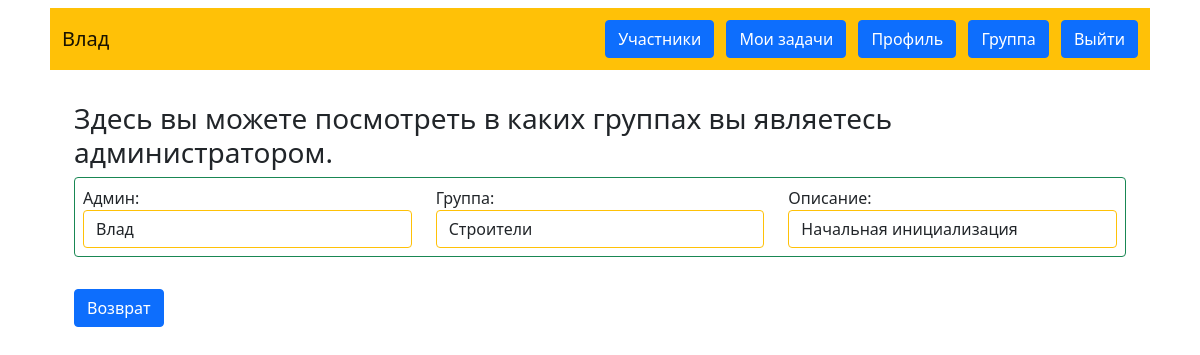
The app's page /my_groups (signed in) with its own data.
### data/users.py (models this page shows, shortened)
class User(SqlAlchemyBase, UserMixin, SerializerMixin):
    __tablename__ = 'Users'
    id = sqlalchemy.Column(sqlalchemy.Integer,
                           primary_key=True, autoincrement=True)
    login = sqlalchemy.Column(sqlalchemy.String, unique=True, nullable=False)
    group = sqlalchemy.Column(sqlalchemy.Integer,
                              sqlalchemy.ForeignKey("Groups.id"))
    email = sqlalchemy.Column(sqlalchemy.String,
                              index=True, unique=True, nullable=False)
    password = sqlalchemy.Column(sqlalchemy.String, nullable=True)

### data/groups.py (models this page shows)
class Group(SqlAlchemyBase):
    __tablename__ = 'Groups'
    id = sqlalchemy.Column(sqlalchemy.Integer,
                           primary_key=True, autoincrement=True)
    group_admin = sqlalchemy.Column(sqlalchemy.Integer,
                                    sqlalchemy.ForeignKey("Users.id"))
    group_name = sqlalchemy.Column(sqlalchemy.String, unique=True,
                                   nullable=False)
    description = sqlalchemy.Column(sqlalchemy.String, nullable=False)

### main.py (the view)
@app.route("/my_groups", methods=['GET', 'POST'])
def my_groups():
    db_sess = db_session.create_session()
    group_list = []
    groups = db_sess.query(GroupMember).filter(GroupMember.member == current_user.id).all()
    for row in groups:
        group = db_sess.query(Group).filter(Group.id == row.members_group).first()
        admin = db_sess.query(User).get(group.group_admin).login
        if not group.description:
            group.description = 'None'
        cor = (group.group_name, admin, group.description)
        group_list.append(cor)
    return render_template('my_groups.html', group_list=group_list)

### data/db_session.py (called while the page is built)
def create_session() -> Session:
    global __factory
    return __factory()

### main.py (called while the page is built)
@login_manager.user_loader
def load_user(user_id):
    db_sess = db_session.create_session()
    return db_sess.query(User).get(user_id)

### templates/my_groups.html (shortened to what this page needs)
{% extends "base.html" %}
{% block content %}
<h3>Здесь вы можете посмотреть в каких группах вы являетесь администратором.</h3>
{% for group in group_list%}
<div class="my-2 p-2 border rounded border-success">
    <div class="m4 row justify-content-around">
        <div class="col-12 col-md-4">
            <div>Админ:</div>
            <div class="form-control border border-warning">{{ group[1] }}</div>
        </div>
        <div class="col-12 col-md-4">
            <div>Группа:</div>
            <div class="form-control border border-warning">{{ group[0] }}</div>
        </div>
        <div class="col-12 col-md-4">
            <div>Описание:</div>
            <div class="form-control border border-warning">{{ group[2] }}</div>
        </div>
    </div>
</div>
{% endfor %}
<a class="m4 btn btn-primary" id="cancel" href="/profile">Возврат</a>
{% endblock %}

### templates/base.html (shortened to what this page needs)
<!doctype html>
<html lang="ru" xmlns="http://www.w3.org/1999/html">
<head>
    <link href="https://cdn.jsdelivr.net/npm/bootstrap@5.1.3/dist/css/bootstrap.min.css" rel="stylesheet"
>
</head>
<body>
<header class="container">
    <nav class="m-2 p-2 navbar navbar-light bg-warning">
        <div><a class="m-1 navbar-brand" href="/index">{{ current_user.login }}</a></div>
        {% if current_user.is_authenticated %}
        <div>
            <a class="m-1 btn btn-primary " href="/members/{{ current_user.group }}">Участники</a>
            <a class="m-1 btn btn-primary " href="/my_tasks">Мои задачи</a>
            <a class="m-1 btn btn-primary " href="/profile">Профиль</a>
            <a class="m-1 btn btn-primary" href="/my_groups">Группа</a>
            <a class="m-1 btn btn-primary" href="/logout">Выйти</a></div>
        {% else %}
        <div>
            <a class="m-1 btn btn-primary " href="/register">Зарегистрироваться</a>
            <a class="m-1 btn btn-success" href="/login">Войти</a>
        </div>
        {% endif %}
    </nav>
</header>
<main role="main" class="container">
    <div class="p-3 m-3">
        {% block content %}{% endblock %}
    </div>
</main>
</body>
</html>

### records on screen
User: login "Влад", login "Влад"
Group: group_name "Строители", description "Начальная инициализация"
